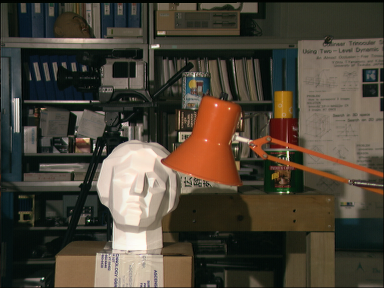
#> input picture img/TsukabaL.png, 384 x 288 px
$ jupyter execute --allow-errors IIPP.ipynb   (shell and % lines are left out)
#> lines starting #> are read from the running program, lines starting #| are printed output that depends on the picture; after the words box and inside, x2 and y2 are one past the last pixel; in counts of white or black regions, pixels touching at a corner belong together
<a href="https://colab.research.google.com/github/Arevalinchy/Image_Processing_Initiative/blob/main/IIPP.ipynb" target="_parent"></a>

# Introduction to Image Processing Proyect
## By Santiago Arevalo

Objective: To use disparity maps from stereoscopic images to improve the segmentation of these image

[cell 1]
import numpy as np
import cv2 as cv
from matplotlib import pyplot as plt

# Part 1

The first step consists in computing the disparity map itself

Disparity map: Is an image where its pixel has a value corresponding to the displacements of pixels from one image to the other on stereo images

Algorithm idea:
for each pixel of the image corresponding to the left eye (left image)
find the corresponding pixel in the right image

put the corresponding distance (displacement value) in the corresponding pixel of the map

The main problem is: how to put in correspondance pixels of two different images ?

## Making the stereoscopic image

[cell 2]
#we upload the image with the left side and right side
img = cv.imread('img/TsukabaL.png')
#> img is the input picture: shape (288, 384, 3); mean B, G, R 55.6, 68.2, 75.9
plt.imshow(cv.cvtColor(img, cv.COLOR_BGR2RGB))
plt.axis('off')
plt.show()

[cell 3]
#taking the two stereocopic images
#Due to being matrices is simle to grab Regions Of Interes by giving the coordinates
#imgL = img[100:500,0:550]
#imgR = img[100:500,550:1100]

imgL = cv.imread('img/TsukabaL.png')
imgR = cv.imread('img/TsukabaR.png')
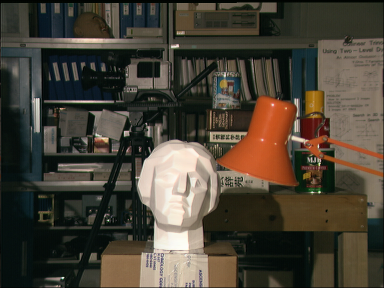
#> input picture img/TsukabaR.png, 384 x 288 px
#> imgR is the input picture: shape (288, 384, 3); mean B, G, R 54.7, 66.6, 73.2

[cell 4]
def imgSizeCheck(img_left, img_right):
    return img_left.size == img_right.size

[cell 5]
if not imgSizeCheck(imgL, imgR):
    imgL = cv.resize(imgL,(875,522),interpolation= cv.INTER_LINEAR)
    imgR = cv.resize(imgR,(875,522),interpolation= cv.INTER_LINEAR)

[cell 6]
#Plotting the right one
plt.imshow(cv.cvtColor(imgL, cv.COLOR_BGR2RGB))
plt.axis('off')
plt.show()

[cell 7]
#Plotting the left one
plt.imshow(cv.cvtColor(imgR, cv.COLOR_BGR2RGB))
plt.axis('off')
plt.show()

[cell 8]
f = plt.figure()
f.add_subplot(1,2, 1,frameon=False)
plt.imshow(cv.cvtColor(imgL, cv.COLOR_BGR2RGB))
plt.axis('off')
f.add_subplot(1,2, 2,frameon=False)
plt.imshow(cv.cvtColor(imgR, cv.COLOR_BGR2RGB))
plt.axis('off')

plt.subplots_adjust(wspace=0, hspace=0, left=0, right=1, bottom=0, top=1)
plt.show()

## Making the red/Cyan image

[cell 9]
#We rip apart the color channels from the image
if(imgSizeCheck(imgL,imgR)):
    #Color channels for the left image
    (Bl_Channel,Gl_Channel,Rl_Channel) = cv.split(imgL)

    #Color channels for the right image
    (Br_Channel,Gr_Channel,Rr_Channel) = cv.split(imgR)

    #Even though we took all 3 channels from each image, we only need the red channel from
    #the left image and the blue and green channel from the right one.

    #now we make the Red/Cyan Analyph
    RCA = cv.merge((Br_Channel,Gr_Channel,Rl_Channel))#Functions take independent channels and creates a single image!
    plt.imshow(cv.cvtColor(RCA,cv.COLOR_BGR2RGB))
    plt.axis('off')
    plt.show()
else:
    print(f"Wrong size: left = {imgL.size} & right = {imgR.size}")

# Part 2

**Creating the disparity map**

The code bellow reveals disparity map for the two selected images. For the time being it looks in rough shape and not ideal at all

[cell 10]
#imgL = cv.cvtColor(imgL,cv.COLOR_BGR2GRAY)
#imgR = cv.cvtColor(imgR,cv.COLOR_BGR2GRAY)
imgL = cv.imread('img/tsukuba_l.png',0)
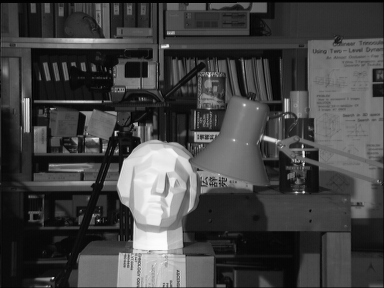
#> input picture img/tsukuba_l.png, 384 x 288 px
#> imgL is the input picture: shape (288, 384); min 0, max 252, mean 67.6
imgR = cv.imread('img/tsukuba_r.png',0)
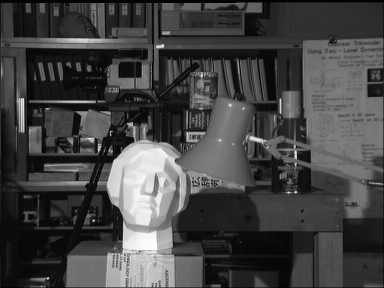
#> input picture img/tsukuba_r.png, 384 x 288 px
#> imgR is the input picture: shape (288, 384); min 0, max 253, mean 68

[cell 11]
if(imgSizeCheck(imgL,imgR)):
    stereo = cv.StereoBM.create(numDisparities=16, blockSize=15)
    disparity = stereo.compute(imgL,imgR)
    plt.imshow(disparity,'gray')
    plt.axis('off')
    plt.show()
else:
     print(f"Wrong size: left = {imgL.size} & right = {imgR.size}")

Now we proceed to play with the other parameter functions to make the image better

[cell 12]
stereo = cv.StereoBM_create(numDisparities=32, blockSize=21)
disparity = stereo.compute(imgL,imgR)
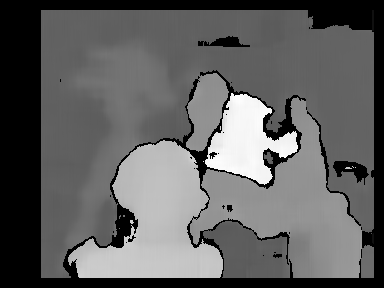
#> disparity: shape (288, 384) int16; min -16, max 233, mean 78.4; drawn with min black and max white
plt.imshow(disparity,'gray')
plt.axis('off')
plt.show()

[cell 13]
f = plt.figure()
f.add_subplot(1,2, 1,frameon=False)
plt.imshow(imgL,'gray')
plt.axis('off')
f.add_subplot(1,2, 2,frameon=False)
plt.imshow(disparity,'gray')
plt.axis('off')

plt.subplots_adjust(wspace=0, hspace=0, left=0, right=1, bottom=0, top=1)
plt.show()

# Part 3

Segmentation algorithms can be classified into three categories :
- pixel based algorithms, for example histogram-based ones.
- edge based algorithm (most of the time, it corresponds to high pass filters)
- region based algorithm (watershed, split and merge, etc.)

## K-Means

[cell 14]
#Converting the image into HSV
img = cv.cvtColor(img,cv.COLOR_BGR2RGB)
#Converting the image from a MxNx3 to a Kx3
Vect = img.reshape((-1,3))
#transform into unit 8 parce que k-means dijo el hijo de prra!
Vect = np.float32(Vect)

criteria = (cv.TERM_CRITERIA_EPS + cv.TERM_CRITERIA_MAX_ITER, 10, 1.0)

K = 3
attempts = 10
ret, label, center = cv.kmeans(Vect, K, None, criteria, attempts, cv.KMEANS_PP_CENTERS)
#> ret = 168223741.6; center = [[119.6, 95.2, 75.31], [32.84, 35.61, 27.53], [210.5, 195.1, 178.5]]

center = np.uint8(center)
#> center = [[119, 95, 75], [32, 35, 27], [210, 195, 178]]

res = center[label.flatten()]
result_image = res.reshape((img.shape))
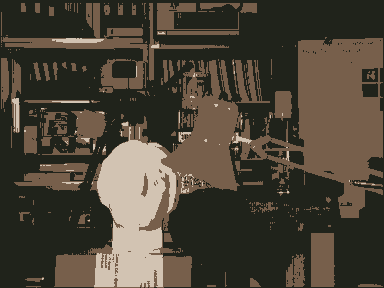
#> result_image: shape (288, 384, 3); mean R, G, B 75.2, 67.8, 55.1

f = plt.figure()
f.add_subplot(1,2, 1,frameon=False)
plt.imshow(img,'gray')
plt.axis('off')
f.add_subplot(1,2, 2,frameon=False)
plt.imshow(result_image,'gray')
plt.axis('off')

plt.subplots_adjust(wspace=0, hspace=0, left=0, right=1, bottom=0, top=1)
plt.show()

## Pixel Based

[cell 15]
#As our pixel base method, we are going to use an histogram analysis.

#histogram method from open cv.
#It recives five arguments [img], [channel], mask, histSize = [bin], range = [0,256]
hist = cv.calcHist([imgL],channels = [0],mask = None, histSize = [256], ranges = [0,256])
#> hist = 256 values, max 2520 at index 11, min 0 at index 253, mean 432
#Now whe have the code for plotting the histogram
plt.plot(hist,color = "black")
plt.xlim([0,256])
plt.show()
#> figure, not shown here; curve peaks at x = 11, y = 2520

[cell 16]
#Making the segmentation

#We create the foreground and the background regions
foreground = (imgL >= 90)
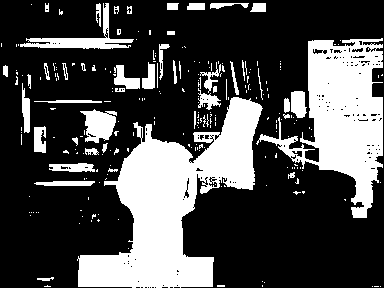
#> foreground: shape (288, 384) bool; 29.5% white; 237 white regions (189 under 20 px), largest, box (x1, y1, x2, y2) and area: (77, 97, 263, 288) 15542, (256, 38, 383, 218) 10043, (20, 3, 134, 49) 1149
background = (imgL < 90)
#We make use of a zeroes matrix to build our new image, the segmented one.
segmentd_img = np.zeros((imgL.shape[0],imgL.shape[1],3))
segmentd_img[foreground ] = (1,1,1) #white in float
segmentd_img[background ] = (0,0,0) #black in float

#printing the image
plt.imshow(segmentd_img)
plt.axis('off')
plt.show()

## Edge Based

[cell 17]
#Bluring the image
blrImg = cv.GaussianBlur(imgL, (3,3), sigmaX = 0, sigmaY = 0)

#This is done in order to reduce the nosie of the image, preventing any mistakes in the edge detection

### Sobel

[cell 18]
#implementig sobel
#Detects edges by following the sudden changes in pixel intensity. Derivatives are also use to find this changes.
#ddepth specifies the precition of the output image.
#dx & dy specify the order of the derivative in their respective directions.
# dx = 1 & dy = 0 means we compute the sobel image only on the horizontal axis, showing the vertical axis

edge_sblx = cv.Sobel(src = blrImg, ddepth=cv.CV_64F, dx=1,dy=0,ksize=5)
edge_sbly = cv.Sobel(src = blrImg, ddepth=cv.CV_64F, dx=0,dy=1,ksize=5)
edge_sblxy = cv.Sobel(src = blrImg, ddepth=cv.CV_64F, dx=1,dy=1,ksize=5)


f = plt.figure()
f.add_subplot(1,3,1,frameon=False)
plt.imshow(edge_sblx,'gray')
plt.axis('off')
f.add_subplot(1,3,2,frameon=False)
plt.imshow(edge_sbly,'gray')
plt.axis('off')
f.add_subplot(1,3,3,frameon=False)
plt.imshow(edge_sblxy,'gray')
plt.axis('off')

plt.subplots_adjust(wspace=0, hspace=0, left=0, right=1, bottom=0, top=1)
plt.show()

### Canny

[cell 19]
#Implementing Canny
#Detectes by the use of a gradient
edgeCanny = cv.Canny(image = blrImg, threshold1=100, threshold2=200)
#> edgeCanny: shape (288, 384); 7.6% white in thin lines or dots

plt.imshow(edgeCanny )
plt.axis('off')
plt.show()

## Region Based

[cell 20]
ret, bin_img = cv.threshold(imgL,
                             0, 255,
                             cv.THRESH_BINARY_INV + cv.THRESH_OTSU)
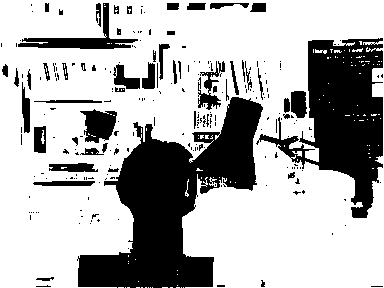
#> bin_img: shape (288, 384); 69.6% white; 233 black regions (181 under 20 px), largest, box (x1, y1, x2, y2) and area: (77, 97, 263, 288) 15732, (256, 38, 383, 218) 10225, (18, 3, 138, 49) 1252
#> ret = 86

kernel = cv.getStructuringElement(cv.MORPH_RECT, (3,3))
bin_image = cv.morphologyEx(bin_img, cv.MORPH_OPEN, kernel, iterations = 2)
#> bin_image: shape (288, 384); 66.3% white; 72 black regions (46 under 20 px), largest, box (x1, y1, x2, y2) and area: (33, 38, 384, 288) 30684, (16, 3, 141, 49) 1560, (75, 109, 119, 155) 1134

#printing the image
plt.imshow(bin_image)
plt.axis('off')
plt.show()

[cell 21]
#Taking the background, the foreground, distance & the "unknown"

sure_bg = cv.dilate(bin_image, kernel, iterations=3)
#> sure_bg: shape (288, 384); 77.1% white; 25 black regions (10 under 20 px), largest, box (x1, y1, x2, y2) and area: (81, 100, 258, 288) 13976, (287, 41, 384, 206) 9045, (87, 114, 113, 139) 511

#bin_image = np.uint8(bin_image)

dist = cv.distanceTransform(bin_image, cv.DIST_L2, 5)

ret, sure_fg = cv.threshold(dist, 0.5 * dist.max(), 255, cv.THRESH_BINARY)
#> sure_fg: shape (288, 384) float32; 7.8% white; 6 white regions (1 under 20 px), largest, box (x1, y1, x2, y2) and area: (210, 211, 384, 288) 5672, (0, 161, 58, 288) 1493, (290, 0, 384, 22) 1293, (0, 0, 7, 18) 98, (223, 32, 237, 35) 23
#> ret = 26.6

fsure_fg = np.asarray(sure_fg, np.float64)
fsure_bg = np.asarray(sure_bg, np.float64)
unknown = cv.subtract(fsure_bg, fsure_fg)
#> unknown: shape (288, 384) float64; 69.3% white; 31 black regions (11 under 20 px), largest, box (x1, y1, x2, y2) and area: (81, 100, 258, 288) 13976, (287, 41, 384, 206) 9045, (210, 211, 384, 288) 5672


f = plt.figure()
f.add_subplot(2,2, 1,frameon=False)
plt.imshow(sure_bg,'gray')
plt.axis('off')
f.add_subplot(2,2, 2,frameon=False)
plt.imshow(dist,'gray')
plt.axis('off')
f.add_subplot(2,2, 3,frameon=False)
plt.imshow(sure_fg,'gray')
plt.axis('off')
f.add_subplot(2,2, 4,frameon=False)
plt.imshow(unknown,'gray')
plt.axis('off')


plt.subplots_adjust(wspace=0.1, hspace=0.1, left=0, right=1, bottom=0, top=1)
plt.show()

[cell 22]
#Creating the marker image
ret, markers = cv.connectedComponents(np.uint8(sure_fg))
#> markers: shape (288, 384) int32; 7 distinct labels, from 0 to 6
#> ret = 7

markers += 1
#> markers: shape (288, 384) int32; 7 distinct labels, from 1 to 7

markers[unknown == 255] = 0
#> markers: shape (288, 384) int32; 8 distinct labels, from 0 to 7

#printing the image
plt.imshow(markers)
plt.axis('off')
plt.show()

[cell 23]
markers = cv.watershed(img, markers)
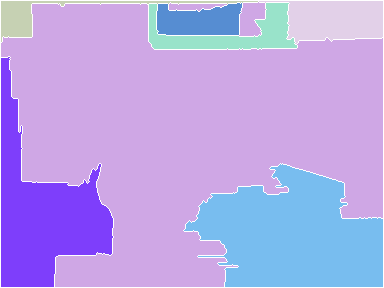
#> markers: shape (288, 384) int32; 8 distinct labels, from -1 to 7; one colour per label, 0 black, -1 white

#printing the image
plt.imshow(markers)
plt.axis('off')
plt.show()

labels = np.unique(markers)
#> labels = [-1, 1, 2, 3, 4, 5, 6, 7]

obj = []

for label in labels[2:]:

    target = np.where(markers == label, 255,0 ).astype(np.uint8)

    contours, hierarchy = cv.findContours(target, cv.RETR_EXTERNAL, cv.CHAIN_APPROX_SIMPLE)
    obj.append(contours[0])
#> this loop made 6 passes
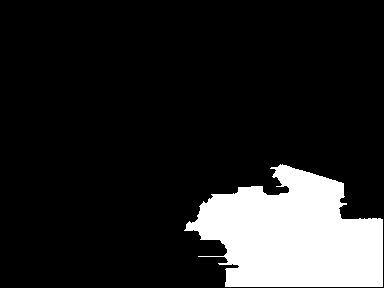
#> target: shape (288, 384); 14.8% white; 1 white region
#> after the loop, obj = 6 contours; box (x1, y1, x2, y2) and area: (184, 164, 383, 287) 16034, (1, 57, 113, 287) 11076, (259, 1, 383, 44) 3454, (149, 3, 297, 49) 2640, (157, 3, 242, 35) 2090, (1, 1, 258, 42) 1264

RBSeg_img = cv.drawContours(img, obj, -1, color = (0,23,223), thickness = 2)
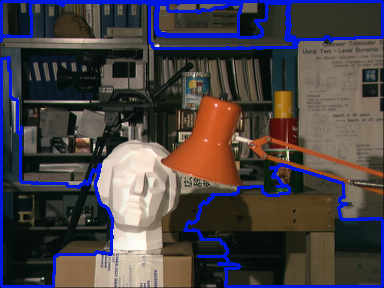
#> RBSeg_img: shape (288, 384, 3); mean R, G, B 72.1, 66.2, 70.1


plt.imshow(RBSeg_img)
plt.axis('off')
plt.show()
